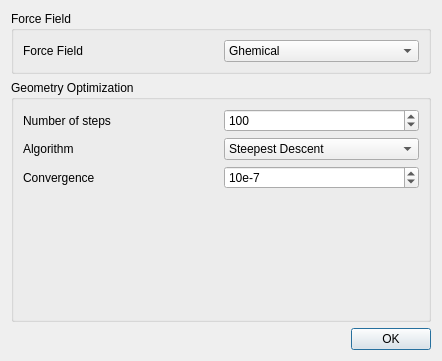
<ui version="4.0" >
 <class>ForceFieldDialog</class>
 <widget class="QDialog" name="ForceFieldDialog" >
  <property name="geometry" >
   <rect>
    <x>0</x>
    <y>0</y>
    <width>442</width>
    <height>361</height>
   </rect>
  </property>
  <property name="windowTitle" >
   <string>Setup Force Field</string>
  </property>
  <layout class="QVBoxLayout" >
   <item>
    <widget class="QGroupBox" name="groupBox" >
     <property name="sizePolicy" >
      <sizepolicy vsizetype="Preferred" hsizetype="Minimum" >
       <horstretch>0</horstretch>
       <verstretch>0</verstretch>
      </sizepolicy>
     </property>
     <property name="title" >
      <string>Force Field</string>
     </property>
     <layout class="QGridLayout" >
      <item row="0" column="0" >
       <widget class="QLabel" name="label" >
        <property name="text" >
         <string>Force Field</string>
        </property>
       </widget>
      </item>
      <item row="0" column="1" >
       <widget class="QComboBox" name="ForceFieldComboBox" >
        <property name="currentIndex" >
         <number>0</number>
        </property>
        <item>
         <property name="text" >
          <string>Ghemical</string>
         </property>
        </item>
       </widget>
      </item>
     </layout>
    </widget>
   </item>
   <item>
    <widget class="QGroupBox" name="groupBox_2" >
     <property name="sizePolicy" >
      <sizepolicy vsizetype="Preferred" hsizetype="Minimum" >
       <horstretch>0</horstretch>
       <verstretch>0</verstretch>
      </sizepolicy>
     </property>
     <property name="title" >
      <string>Geometry Optimization</string>
     </property>
     <layout class="QGridLayout" >
      <item row="0" column="0" >
       <widget class="QLabel" name="label_2" >
        <property name="text" >
         <string>Number of steps</string>
        </property>
       </widget>
      </item>
      <item row="0" column="1" >
       <widget class="QSpinBox" name="StepsSpinBox" >
        <property name="maximum" >
         <number>10000</number>
        </property>
        <property name="value" >
         <number>100</number>
        </property>
       </widget>
      </item>
      <item row="1" column="0" >
       <widget class="QLabel" name="label_3" >
        <property name="text" >
         <string>Algorithm</string>
        </property>
       </widget>
      </item>
      <item row="1" column="1" >
       <widget class="QComboBox" name="AlgorithmComboBox" >
        <item>
         <property name="text" >
          <string>Steepest Descent</string>
         </property>
        </item>
        <item>
         <property name="text" >
          <string>Conjugate Gradients</string>
         </property>
        </item>
       </widget>
      </item>
      <item row="2" column="0" >
       <widget class="QLabel" name="label_5" >
        <property name="text" >
         <string>Convergence</string>
        </property>
       </widget>
      </item>
      <item row="2" column="1" >
       <widget class="QSpinBox" name="ConvergenceSpinBox" >
        <property name="suffix" >
         <string/>
        </property>
        <property name="prefix" >
         <string>10e-</string>
        </property>
        <property name="minimum" >
         <number>2</number>
        </property>
        <property name="maximum" >
         <number>10</number>
        </property>
        <property name="value" >
         <number>7</number>
        </property>
       </widget>
      </item>
      <item row="3" column="1" >
       <spacer>
        <property name="orientation" >
         <enum>Qt::Vertical</enum>
        </property>
        <property name="sizeHint" >
         <size>
          <width>20</width>
          <height>40</height>
         </size>
        </property>
       </spacer>
      </item>
     </layout>
    </widget>
   </item>
   <item>
    <widget class="QDialogButtonBox" name="buttonBox" >
     <property name="orientation" >
      <enum>Qt::Horizontal</enum>
     </property>
     <property name="standardButtons" >
      <set>QDialogButtonBox::Ok</set>
     </property>
    </widget>
   </item>
  </layout>
 </widget>
 <resources/>
 <connections>
  <connection>
   <sender>buttonBox</sender>
   <signal>accepted()</signal>
   <receiver>ForceFieldDialog</receiver>
   <slot>accept()</slot>
   <hints>
    <hint type="sourcelabel" >
     <x>248</x>
     <y>254</y>
    </hint>
    <hint type="destinationlabel" >
     <x>157</x>
     <y>274</y>
    </hint>
   </hints>
  </connection>
  <connection>
   <sender>buttonBox</sender>
   <signal>rejected()</signal>
   <receiver>ForceFieldDialog</receiver>
   <slot>reject()</slot>
   <hints>
    <hint type="sourcelabel" >
     <x>316</x>
     <y>260</y>
    </hint>
    <hint type="destinationlabel" >
     <x>286</x>
     <y>274</y>
    </hint>
   </hints>
  </connection>
 </connections>
</ui>
